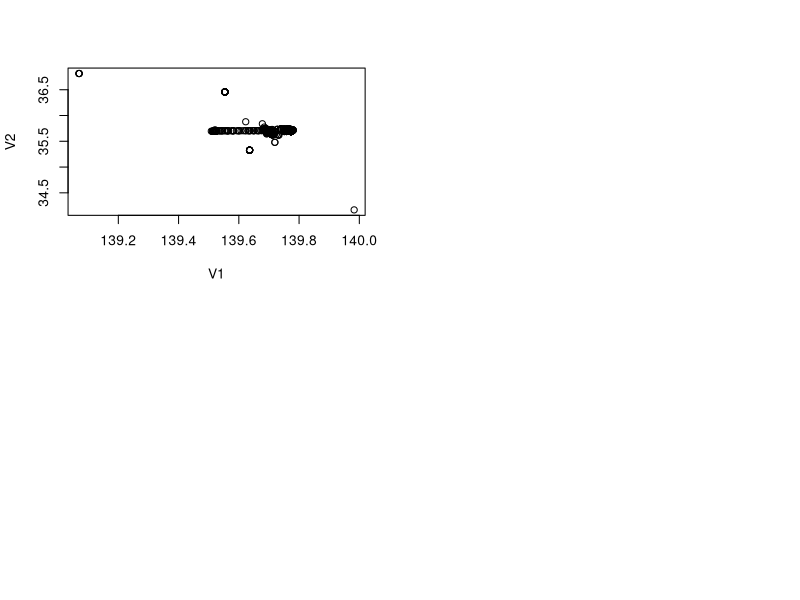

Here is the R script that generated this plot: (Note: this script raises an error after producing the figure.)
library(geosphere)

preprocessData = function(data) {
  minimumSatellites = 3
  maximumHDOP = 6
  rangeTreshold = 500 #meters
  
  par(mfrow=c(2, 2))
  plot(x = data[1:2])
  write.csv(as.vector(data[,1:2]), file = "output/points1.csv", row.names = FALSE)
  
  data = data[which(data[,4] >= minimumSatellites),]
  plot(x = data[1:2])
  write.csv(as.vector(data[,1:2]), file = "output/points2.csv", row.names = FALSE)
  
  data = data[which(data[,5] <= maximumHDOP),]
  plot(x = data[1:2])
  write.csv(as.vector(data[,1:2]), file = "output/points3.csv", row.names = FALSE)
  
  data = removeOutliers(data, rangeTreshold)
  plot(x = data[1:2])
  write.csv(as.vector(data[,1:2]), file = "output/points4.csv", row.names = FALSE)
  
  return(data)
}

removeOutliers = function(data, rangeTreshold) {
  booleanIndicators = rep(FALSE, nrow(data)) # for each index contains TRUE if the point has a neighbour in the given treshold, FALSE otherwise
  
  for(i in 1:nrow(data)) {
    p1 = c(data[i,1], data[i,2])
    
    for(j in i:nrow(data)) {
      if(booleanIndicators[j] == FALSE && i != j) { # skip already processed lines
        p2 = c(data[j,1], data[j,2])
        distance = distm(p1, p2, fun = distHaversine)
        
        if(distance <= rangeTreshold) {
          booleanIndicators[i] = TRUE
          booleanIndicators[j] = TRUE
          break
        }
      }
    }
  }
  
  return(data[booleanIndicators,])
}

data = read.csv("tokyo.csv", header = FALSE, sep = ",")
data = preprocessData(data)
